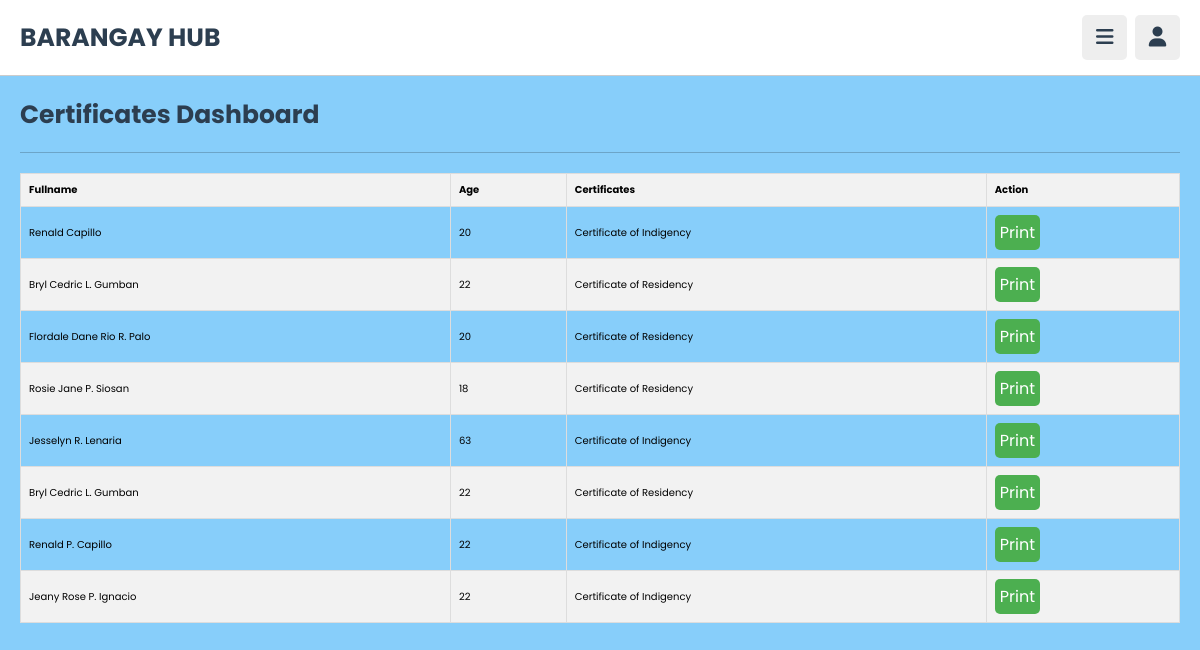
The page /admin/certificates.php (signed in) on the database its author committed.
### tables this page shows
CREATE TABLE `certificates` (
  `fullname` varchar(150) NOT NULL,
  `age` int(100) NOT NULL,
  `certificates` varchar(50) NOT NULL
);

### admin/certificates.php (the view, shortened to what this page needs)
<?php
include("../components/connect.php");
$sql = "SELECT * FROM certificates";
$result = $conn->query($sql);
?>
<!DOCTYPE html>
<html lang="en">
<head>
    <link rel="stylesheet" href="https://cdnjs.cloudflare.com/ajax/libs/font-awesome/6.2.0/css/all.min.css">
    <link rel="stylesheet" href="../css/userstyle.css">
    <link rel="stylesheet" href="../css/admin_style.css">
</head>
<body>
    <?php include '../components/admin_header.php'; ?>
    <section id="content" class="community">
        <h2 class="heading">Certificates Dashboard</h2>
        <div class="table-container">
            <table>
                <thead>
                    <tr>
                        <th>Fullname</th>
                        <th>Age</th>
                        <th>Certificates</th>
                        <th>Action</th>
                    </tr>
                </thead>
                <tbody>
                    <?php
                    if ($result->rowCount() > 0) {
                        while ($row = $result->fetch(PDO::FETCH_ASSOC)) {
                            echo "<tr>";
                            echo "<td>" . $row["fullname"] . "</td>";
                            echo "<td>" . $row["age"] . "</td>";
                            echo "<td>" . $row["certificates"] . "</td>";
                            echo "<td><button class='print-button' onclick=\"printCertificate('" . $row["fullname"] . "',  '" . $row["age"] . "','" . $row["certificates"] . "')\">Print</button></td>";
                            echo "</tr>";
                        }
                    } else {
                        echo "<tr><td colspan='3'>No users found</td></tr>";
                    }
                    ?>
                </tbody>
            </table>
        </div>
    </section>
</body>
</html>

### components/admin_header.php (shortened to what this page needs)
<header class="header">
   <section class="flex">
      <a href="#" class="logo">BARANGAY HUB</a>
      <div class="icons">
         <div id="menu-btn" class="fas fa-bars"></div>
         <div id="user-btn" class="fas fa-user"></div>
      </div>
   </section>
</header>

### css/userstyle.css (style rules this page uses)
table { width: 100%; border-collapse: collapse; }
th { background-color: #f2f2f2; border: 1px solid #dddddd; padding: 8px; text-align: left; }
td { border: 1px solid #dddddd; padding: 8px; }
tbody tr:nth-child(even) { background-color: #f2f2f2; }
.table-container { overflow-x: auto; }

### css/admin_style.css (style rules this page uses)
:root { --main-color:#8e44ad; --red:#e74c3c; --oragen:#f39c12; --white:#fff; --black:#2c3e50; --light-color:#888; --light-bg:#eee; --border:.1rem solid rgba(0,0,0,.2); }
* { font-family: "Poppins", sans-serif; margin: 0; padding: 0; box-sizing: border-box; outline: none; border: none; text-decoration: none; }
html { font-size: 62.5%; overflow-x: hidden; }
body { background: lightskyblue; padding-left: 30rem; }
section { padding:2rem; max-width: 1200px; margin: 0 auto; }
.heading { padding-bottom: 1.8rem; border-bottom: var(--border); font-size: 2.5rem; color: var(--black); text-transform: capitalize; margin-bottom: 2rem; }
.header { background-color: var(--white); border-bottom: var(--border); position: sticky; top: 0; left: 0; right: 0; z-index: 1000; }
.header .flex { padding: 1.5rem 2rem; position: relative; display: flex; align-items: center; justify-content: space-between; }
.header .flex .logo { font-size: 2.5rem; color: var(--black); font-weight: bolder; }
.header .flex .icons div { font-size: 2rem; color: var(--black); border-radius: .5rem; height: 4.5rem; cursor: pointer; width: 4.5rem; line-height: 4.4rem; background-color: var(--light-bg); text-align: center; margin-left: .5rem; }
@media (max-width:1200px) { body { padding-left: 0; } }

### admin/certificates.php (style rules this page uses)
.print-button { background-color: #4CAF50; padding: 5px; color: white; border: none; border-radius: 5px; cursor: pointer; font-size: 16px; }

### rows shown on the page
certificates: fullname "Renald Capillo", age "20", certificates "Certificate of Indigency"
certificates: fullname "Bryl Cedric L. Gumban", age "22", certificates "Certificate of Residency"
certificates: fullname "Flordale Dane Rio R. Palo", age "20", certificates "Certificate of Residency"
certificates: fullname "Rosie Jane P. Siosan", age "18", certificates "Certificate of Residency"
certificates: fullname "Jesselyn R. Lenaria", age "63", certificates "Certificate of Indigency"
certificates: fullname "Bryl Cedric L. Gumban", age "22", certificates "Certificate of Residency"
certificates: fullname "Renald P. Capillo", age "22", certificates "Certificate of Indigency"
certificates: fullname "Jeany Rose P. Ignacio", age "22", certificates "Certificate of Indigency"
